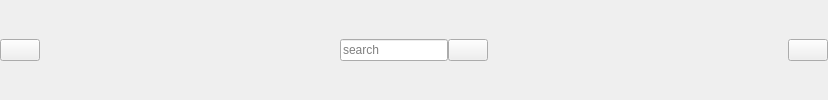
        <widget class="QWidget" name="widget" native="true">
         <layout class="QHBoxLayout" name="horizontalLayout_3">
          <property name="spacing">
           <number>0</number>
          </property>
          <property name="leftMargin">
           <number>0</number>
          </property>
          <property name="topMargin">
           <number>0</number>
          </property>
          <property name="rightMargin">
           <number>0</number>
          </property>
          <property name="bottomMargin">
           <number>0</number>
          </property>
          <item>
           <widget class="QPushButton" name="change_btn">
            <property name="text">
             <string/>
            </property>
            <property name="icon">
             <iconset resource="resource.qrc">
              <normaloff>:/icons/icons/menu2.ico</normaloff>:/icons/icons/menu2.ico</iconset>
            </property>
            <property name="iconSize">
             <size>
              <width>20</width>
              <height>20</height>
             </size>
            </property>
            <property name="checkable">
             <bool>true</bool>
            </property>
           </widget>
          </item>
          <item>
           <spacer name="horizontalSpacer">
            <property name="orientation">
             <enum>Qt::Horizontal</enum>
            </property>
            <property name="sizeHint" stdset="0">
             <size>
              <width>300</width>
              <height>20</height>
             </size>
            </property>
           </spacer>
          </item>
          <item>
           <widget class="QLineEdit" name="search_input">
            <property name="placeholderText">
             <string>search</string>
            </property>
           </widget>
          </item>
          <item>
           <widget class="QPushButton" name="search_btn">
            <property name="text">
             <string/>
            </property>
            <property name="icon">
             <iconset resource="resource.qrc">
              <normaloff>:/icons/icons/search.ico</normaloff>:/icons/icons/search.ico</iconset>
            </property>
            <property name="iconSize">
             <size>
              <width>18</width>
              <height>18</height>
             </size>
            </property>
           </widget>
          </item>
          <item>
           <spacer name="horizontalSpacer_3">
            <property name="orientation">
             <enum>Qt::Horizontal</enum>
            </property>
            <property name="sizeHint" stdset="0">
             <size>
              <width>300</width>
              <height>20</height>
             </size>
            </property>
           </spacer>
          </item>
          <item>
           <widget class="QPushButton" name="user_btn">
            <property name="text">
             <string/>
            </property>
            <property name="icon">
             <iconset resource="resource.qrc">
              <normaloff>:/icons/icons/exit.ico</normaloff>:/icons/icons/exit.ico</iconset>
            </property>
           </widget>
          </item>
         </layout>
        </widget>
